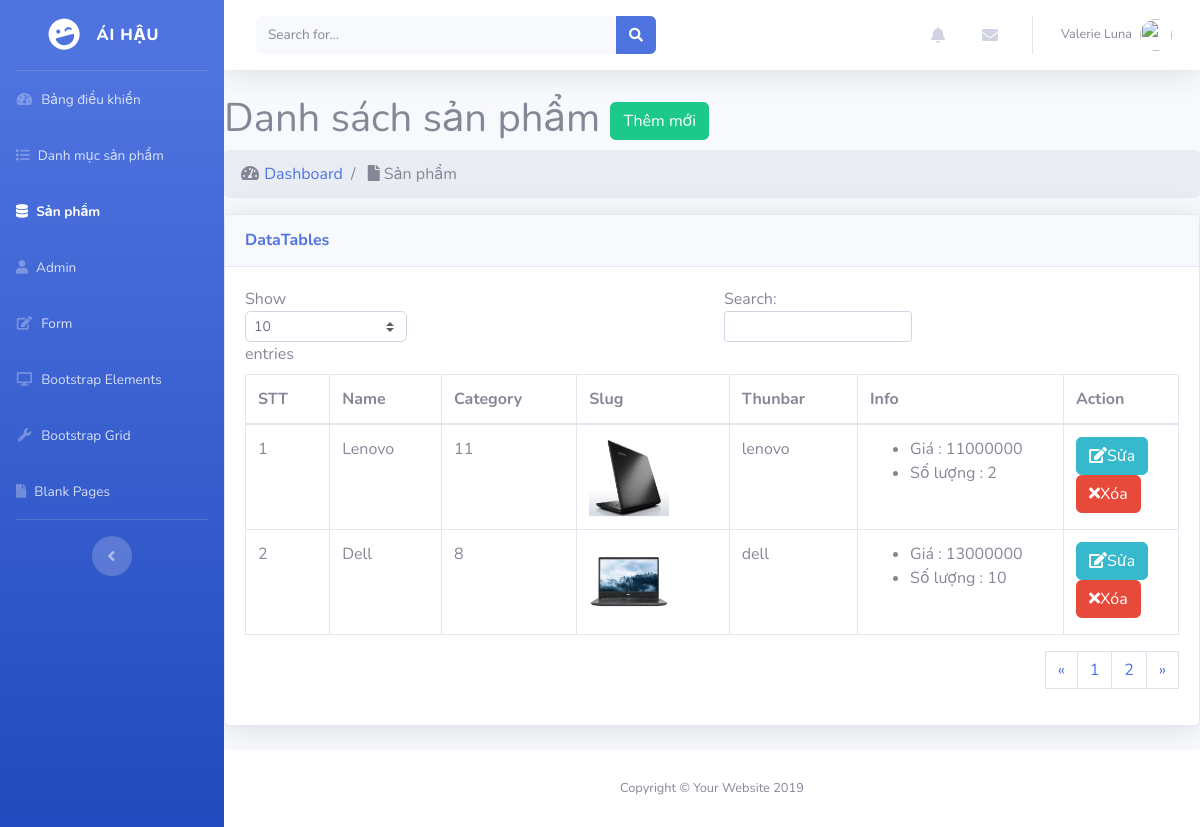
Page /admin/modules/product/index.php on the committed database.
### tables this page shows
CREATE TABLE `product` (
  `id` int(11) NOT NULL,
  `name` varchar(100) DEFAULT NULL,
  `slug` varchar(100) DEFAULT NULL,
  `price` int(11) DEFAULT NULL,
  `sale` tinyint(4) DEFAULT 0,
  `thunbar` varchar(100) DEFAULT NULL,
  `category_id` int(11) DEFAULT NULL,
  `content` text DEFAULT NULL,
  `number` int(11) NOT NULL DEFAULT 0,
  `head` int(11) DEFAULT 0,
  `view` int(11) DEFAULT 0,
  `hot` int(11) DEFAULT 0,
  `created_at` timestamp NULL DEFAULT NULL,
  `updated_at` timestamp NULL DEFAULT NULL ON UPDATE current_timestamp()
);

### libraries/Database.php (called while the page is built, shortened)
<?php
    class Database
    {
        public $link;
        public function __construct()
        {
            $this->link = mysqli_connect("localhost","root","","computer") or die ();
            mysqli_set_charset($this->link,"utf8");
        }
        public function countTable($table)
        {
            $sql = "SELECT id FROM  {$table}";
            $result = mysqli_query($this->link, $sql) or die("Lỗi Truy Vấn countTable----" .mysqli_error($this->link));
            $num = mysqli_num_rows($result);
            return $num;
        }
         public  function fetchJone($table,$sql ,$page = 0,$row ,$pagi = false )
        {
            $data = [];
            if ($pagi == true )
            {
                $total = $this->countTable($table);
                $sotrang = ceil($total / $row);
                $start = ($page - 1 ) * $row ;
                $sql .= " LIMIT $start,$row";
                $data = [ "page" => $sotrang];
                $result = mysqli_query($this->link,$sql) or die("Lỗi truy vấn fetchJone ---- " .mysqli_error($this->link));
            }
            else
            {
                $result = mysqli_query($this->link,$sql) or die("Lỗi truy vấn fetchJone ---- " .mysqli_error($this->link));
            }
            if( $result)
            {
                while ($num = mysqli_fetch_assoc($result))
                {
                    $data[] = $num;
                }
            }
            return $data;
        }
    }
?>

### admin/autoload/autoload.php (called while the page is built, shortened)
<?php
	require_once __DIR__. "/../../libraries/Database.php";
	require_once __DIR__. "/../../libraries/Function.php";
	$db = new Database;
?>

### libraries/Function.php (called while the page is built, shortened)
<?php
    function base_url()
    {
        return $url  = "http://localhost/weblaptop/";
    }
    function uploads()
    {
        return base_url() . "public/uploads/";
    }
 ?>

### admin/modules/product/index.php (the view, shortened to what this page needs)
<?php
        require_once __DIR__. "/../../autoload/autoload.php";
        if (isset($_GET['page']))
        {
            $p = $_GET['page'];
        }
        else
        {
            $p = 1;
        }
        $sql = "SELECT product.*,category.name as namecate FROM product
            LEFT JOIN category on category.id = product.category_id";
        $product = $db->fetchJone('product',$sql,$p,2,true);
        if(isset($product['page']))
        {
            $sotrang = $product['page'];
            unset($product['page']);
        }
?>
<?php  require_once __DIR__. "/../../layouts/header.php"; ?>
    <div class="row">
        <div class="col-lg-12">
            <h1 class="page-header">
                Danh sách sản phẩm
                <a href="add.php" class="btn btn-success">Thêm mới</a>
            </h1>
            <ol class="breadcrumb">
                <li class="breadcrumb-item">
                    <i class="fas fa-fw fa-tachometer-alt"></i>
                    <a href="index.html">Dashboard </a>
                </li>
                <li class="breadcrumb-item active" aria-current="page">
                    <i class="fa fa-file"></i>
                        Sản phẩm
                </li>
            </ol>
        </div>
    </div>
    <div class="row">
        <div class="col-md-12">
            <div class="card shadow mb-4">
                <div class="card-header py-3">
                    <h6 class="m-0 font-weight-bold text-primary">DataTables</h6>
                </div>
                <div class="card-body">
                    <div class="table-responsive">
                        <div id="dataTable_wrapper" class="dataTables_wrapper dt-bootstrap4">
                            <div class="row">
                                <div class="col-sm-12 col-md-6">
                                    <div class="dataTables_length" id="dataTable_length">
                                        <label>
                                        Show
                                        <select name="dataTable_length" aria-controls="dataTable" class="custom-select custom-select-sm form-control form-control-sm">
                                            <option value="10">10</option>
                                        </select>
                                        entries
                                        </label>
                                    </div>
                                </div>
                                <div class="col-sm-12 col-md-6">
                                    <div id="dataTable_filter" class="dataTables_filter"><label>Search:<input type="search" class="form-control form-control-sm" placeholder="" aria-controls="dataTable"></label></div>
                                </div>
                            </div>
                            <div class="row">
                                <div class="col-sm-12">
                                    <table class="table table-bordered dataTable" id="dataTable" width="100%" cellspacing="0" role="grid" aria-describedby="dataTable_info" style="width: 100%;">
                                    <thead>
                                    <tr role="row">
                                        <th class="sorting_asc" tabindex="0" aria-controls="dataTable" rowspan="1" colspan="1" aria-sort="ascending" aria-label="STT: activate to sort column descending" style="width: 58px;">STT</th>
                                        <th class="sorting" tabindex="0" aria-controls="dataTable" rowspan="1" colspan="1" aria-label="Name: activate to sort column ascending" style="width: 63px;">Name</th>
                                        <th class="sorting" tabindex="0" aria-controls="dataTable" rowspan="1" colspan="1" aria-label="Category: activate to sort column ascending" style="width: 63px;">Category</th>
                                        <th class="sorting" tabindex="0" aria-controls="dataTable" rowspan="1" colspan="1" aria-label="Slug: activate to sort column ascending" style="width: 50px;">Slug</th>
                                        <th class="sorting" tabindex="0" aria-controls="dataTable" rowspan="1" colspan="1" aria-label="Thunbar: activate to sort column ascending" style="width: 50px;">Thunbar</th>
                                        <th class="sorting" tabindex="0" aria-controls="dataTable" rowspan="1" colspan="1" aria-label="Info: activate to sort column ascending" style="width: 63px;">Info</th>
                                        <th class="sorting" tabindex="0" aria-controls="dataTable" rowspan="1" colspan="1" aria-label="Action: activate to sort column ascending" style="width: 68px;">Action</th>
                                    </tr>
                                </thead>
                                <tbody>
                                    <?php $stt = 1; foreach ($product as $item) :?>
                                    <tr>
                                        <td><?php echo $stt ?></td>
                                        <td><?php echo $item['name'] ?></td>
                                        <td><?php echo $item['category_id'] ?></td>
                                        <td>
                                            <img src="<?php echo uploads() ?>product/<?php echo $item['thunbar']?>" width="80px" height="80px">
                                        </td>
                                        <td><?php echo $item['slug'] ?></td>
                                        <td>
                                            <ul>
                                                <li> Giá : <?php echo $item['price']?></li>
                                                <li> Số lượng : <?php echo $item['number']?></li>
                                            </ul>
                                        </td>
                                        <td>
                                            <a class="btn btn-xs btn-info" href="edit.php? id=<?php echo $item['id'] ?>">
                                            <i class="fa fa-edit"></i>Sửa</a>
                                            <a class="btn btn-xs btn-danger" href="delete.php? id=<?php echo $item['id'] ?>">
                                            <i class="fa fa-times"></i>Xóa</a>
                                        </td>
                                    </tr>
                                        <?php $stt++ ; endforeach?>
                                </tbody>
                            </table>
                            <div >
                                <nav aria-label="Page navigation" class="clearfix">
                                    <ul class="pagination justify-content-end">
                                        <li>
                                            <a class="page-link" href="" aria-label="Previous" >
                                                <span aria-hidden="true">&laquo;</span>
                                            </a>
                                        </li>
                                        <?php for( $i = 1; $i <= $sotrang ; $i++ ) : ?>
                                            <?php
                                            if(isset($_GET['page']))
                                            {
                                                $p = $_GET['page'];
                                            }
                                            else
                                            {
                                                $p = 1;
                                            }
                                            ?>
                                            <li class="<?php echo ($i == $p) ? 'active' : '' ?>">
                                            <a class="page-link" href="?page=<?php echo $i ;?>"><?php echo $i; ?></a>
                                            </li>
                                            <?php endfor;?>
                                            <li>
                                                <a class="page-link" href="" aria-label="Next">
                                                <span aria-hidden="true">&raquo;</span>
                                            </a>
                                        </li>
                                    </ul>
                                </nav>
                            </div>
                        </div>
                    </div>
            </div>
        </div>
    </div>
</div>
</div>
</div>
<?php  require_once __DIR__. "/../../layouts/footer.php"; ?>

### rows in the picture
product: name "Lenovo", category "11", thunbar (picture), slug "lenovo", price "11000000", number "2"
product: name "Dell", category "8", thunbar (picture), slug "dell", price "13000000", number "10"
